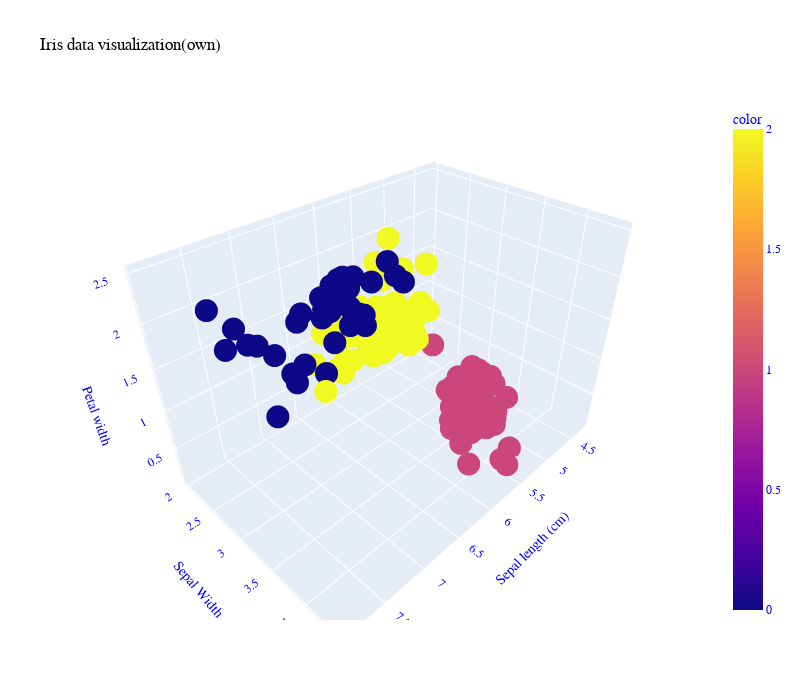

Write notebook code for a chart like this one.
### Markdown cell above
From the results we got from the previous code cells we will plot the results with a subset of 3 features.

### Code cell
import plotly.express as px

Centroids,indicex,costk = Run_K_meanspp(train_4d,3,100)
fig = px.scatter_3d(x=sepal_length,y=sepal_width,z=petal_width,color=indicex,title='Iris data visualization(own)',
                    labels={'x':'Sepal length (cm)','y':'Sepal Width','z':'Petal width'},category_orders={'indices':['setosa','versicolour','virginica']},
                    width=800,height=700)
fig.update_layout(
    font_family="Comic Sans MS",
    font_color="blue",
    title_font_family="Comic Sans MS",
    title_font_color="black",
    legend_title_font_color="green"
)
fig.show()

### Figure 1 — Plotly figure (JSON) as saved in the notebook; plotly's stock layout.template omitted (floating-point values rounded to 4 significant figures; data arrays with more than 128 entries replaced by an {"elided": "..."} marker saying what was removed)
{"data": [{"hovertemplate": "Sepal length (cm)=%{x}<br>Sepal Width=%{y}<br>Petal width=%{z}<br>color=%{marker.color}<extra></extra>", "legendgroup": "", "marker": {"color": {"elided": "150 int values"}, "coloraxis": "coloraxis", "symbol": "circle"}, "mode": "markers", "name": "", "scene": "scene", "showlegend": false, "type": "scatter3d", "x": {"elided": "150 float values"}, "y": {"elided": "150 float values"}, "z": {"elided": "150 float values"}}], "layout": {"coloraxis": {"colorbar": {"title": {"text": "color"}}, "colorscale": [[0, "#0d0887"], [0.1111, "#46039f"], [0.2222, "#7201a8"], [0.3333, "#9c179e"], [0.4444, "#bd3786"], [0.5556, "#d8576b"], [0.6667, "#ed7953"], [0.7778, "#fb9f3a"], [0.8889, "#fdca26"], [1, "#f0f921"]]}, "font": {"color": "blue", "family": "Comic Sans MS"}, "height": 700, "legend": {"title": {"font": {"color": "green"}}, "tracegroupgap": 0}, "scene": {"aspectmode": "auto", "aspectratio": {"x": 1.31, "y": 0.8736, "z": 0.8736}, "domain": {"x": [0, 1], "y": [0, 1]}, "xaxis": {"title": {"text": "Sepal length (cm)"}, "type": "linear"}, "yaxis": {"title": {"text": "Sepal Width"}, "type": "linear"}, "zaxis": {"title": {"text": "Petal width"}, "type": "linear"}}, "title": {"font": {"color": "black", "family": "Comic Sans MS"}, "text": "Iris data visualization(own)"}, "width": 800}}
